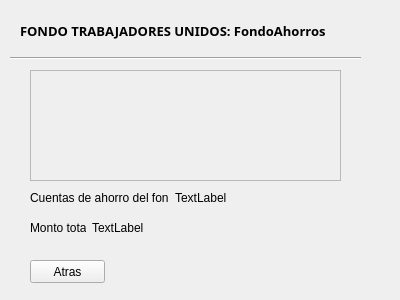
<?xml version="1.0" encoding="UTF-8"?>
<ui version="4.0">
 <class>ahorroEmpleado</class>
 <widget class="QWidget" name="ahorroEmpleado">
  <property name="geometry">
   <rect>
    <x>0</x>
    <y>0</y>
    <width>400</width>
    <height>300</height>
   </rect>
  </property>
  <property name="windowTitle">
   <string>FonoTrabajadoresUnidos(Empleados)</string>
  </property>
  <widget class="QScrollArea" name="ahorrosFondo">
   <property name="geometry">
    <rect>
     <x>30</x>
     <y>70</y>
     <width>311</width>
     <height>111</height>
    </rect>
   </property>
   <property name="widgetResizable">
    <bool>true</bool>
   </property>
   <widget class="QWidget" name="scrollAreaWidgetContents">
    <property name="geometry">
     <rect>
      <x>0</x>
      <y>0</y>
      <width>309</width>
      <height>109</height>
     </rect>
    </property>
   </widget>
  </widget>
  <widget class="QPushButton" name="pushButton">
   <property name="geometry">
    <rect>
     <x>30</x>
     <y>260</y>
     <width>75</width>
     <height>23</height>
    </rect>
   </property>
   <property name="text">
    <string>Atras</string>
   </property>
  </widget>
  <widget class="QWidget" name="layoutWidget">
   <property name="geometry">
    <rect>
     <x>30</x>
     <y>220</y>
     <width>114</width>
     <height>15</height>
    </rect>
   </property>
   <layout class="QHBoxLayout" name="horizontalLayout">
    <item>
     <widget class="QLabel" name="label_2">
      <property name="text">
       <string>Monto total:</string>
      </property>
     </widget>
    </item>
    <item>
     <widget class="QLabel" name="montoTotal">
      <property name="text">
       <string>TextLabel</string>
      </property>
     </widget>
    </item>
   </layout>
  </widget>
  <widget class="QWidget" name="layoutWidget">
   <property name="geometry">
    <rect>
     <x>30</x>
     <y>190</y>
     <width>197</width>
     <height>15</height>
    </rect>
   </property>
   <layout class="QHBoxLayout" name="horizontalLayout_2">
    <item>
     <widget class="QLabel" name="label">
      <property name="text">
       <string>Cuentas de ahorro del fondo:</string>
      </property>
     </widget>
    </item>
    <item>
     <widget class="QLabel" name="numeroCuentas">
      <property name="text">
       <string>TextLabel</string>
      </property>
     </widget>
    </item>
   </layout>
  </widget>
  <widget class="QLabel" name="label_3">
   <property name="geometry">
    <rect>
     <x>20</x>
     <y>10</y>
     <width>371</width>
     <height>41</height>
    </rect>
   </property>
   <property name="font">
    <font>
     <family>Arial Black</family>
     <pointsize>10</pointsize>
     <weight>75</weight>
     <bold>true</bold>
    </font>
   </property>
   <property name="text">
    <string>FONDO TRABAJADORES UNIDOS: FondoAhorros</string>
   </property>
  </widget>
  <widget class="Line" name="line">
   <property name="geometry">
    <rect>
     <x>10</x>
     <y>50</y>
     <width>351</width>
     <height>16</height>
    </rect>
   </property>
   <property name="orientation">
    <enum>Qt::Horizontal</enum>
   </property>
  </widget>
 </widget>
 <resources/>
 <connections/>
</ui>
